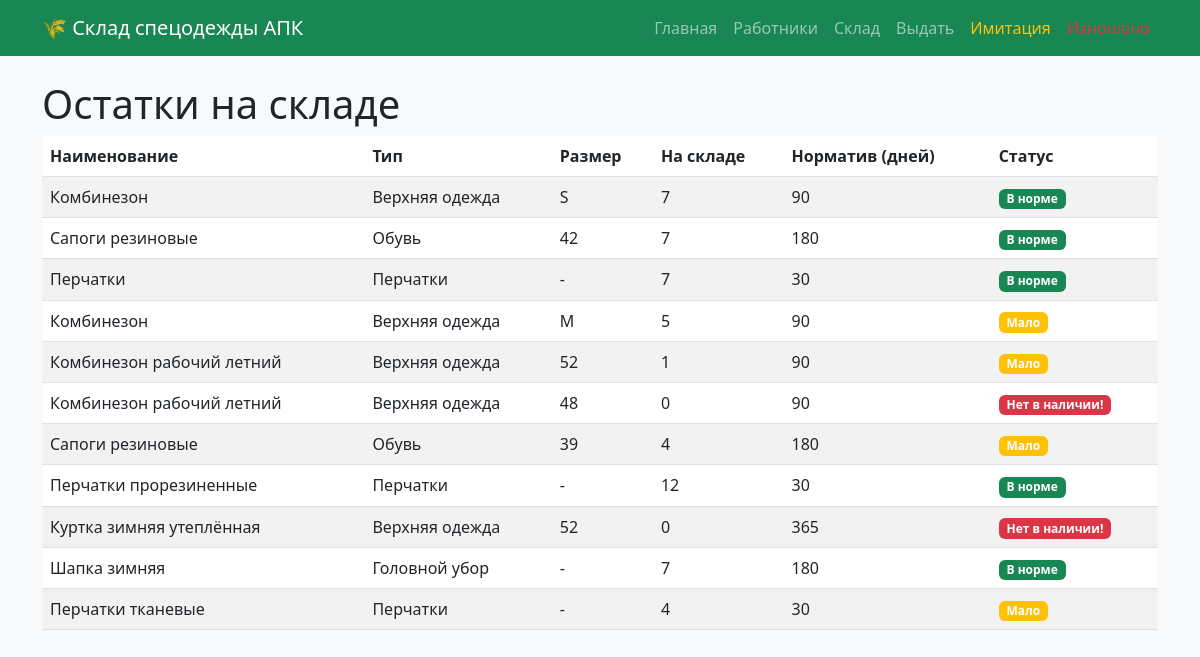
/stock/, run on the app's committed database.
### warehouse/models.py (models this page shows, shortened)
class SpecOdejda(models.Model):
    TYPES = [
        ('upper', 'Верхняя одежда'),
        ('shoes', 'Обувь'),
        ('gloves', 'Перчатки'),
        ('head', 'Головной убор'),
        ('other', 'Прочее'),
    ]
    name = models.CharField(max_length=150, verbose_name="Наименование")
    type = models.CharField(max_length=20, choices=TYPES, verbose_name="Тип")
    size = models.CharField(max_length=10, verbose_name="Размер")
    norm_days = models.IntegerField(verbose_name="Срок носки по нормативу (дней)")
    quantity_in_stock = models.IntegerField(default=0, verbose_name="Количество на складе")
    class Meta:
        verbose_name = "Единица спецодежды"
        verbose_name_plural = "Спецодежда"

### warehouse/views.py (the view)
# urls.py: path('stock/', views.stock_list, name='stock_list'),
def stock_list(request):
    stock = SpecOdejda.objects.all()
    return render(request, 'warehouse/stock_list.html', {'stock': stock})

### warehouse/templates/warehouse/stock_list.html
{% extends 'warehouse/base.html' %}
{% block content %}
<h1> Остатки на складе</h1>
<table class="table table-striped">
    <thead>
        <tr>
            <th>Наименование</th>
            <th>Тип</th>
            <th>Размер</th>
            <th>На складе</th>
            <th>Норматив (дней)</th>
            <th>Статус</th>
        </tr>
    </thead>
    <tbody>
        {% for item in stock %}
        <tr>
            <td>{{ item.name }}</td>
            <td>{{ item.get_type_display }}</td>
            <td>{{ item.size }}</td>
            <td>{{ item.quantity_in_stock }}</td>
            <td>{{ item.norm_days }}</td>
            <td>
                {% if item.quantity_in_stock > 5 %}
                    <span class="badge bg-success">В норме</span>
                {% elif item.quantity_in_stock > 0 %}
                    <span class="badge bg-warning">Мало</span>
                {% else %}
                    <span class="badge bg-danger">Нет в наличии!</span>
                {% endif %}
            </td>
        </tr>
        {% endfor %}
    </tbody>
</table>
{% endblock %}

### data on the page
SpecOdejda: name "Комбинезон", type "Верхняя одежда", size "S", quantity_in_stock "7", norm_days "90", shows "В норме"
SpecOdejda: name "Сапоги резиновые", type "Обувь", size "42", quantity_in_stock "7", norm_days "180", shows "В норме"
SpecOdejda: name "Перчатки", type "Перчатки", size "-", quantity_in_stock "7", norm_days "30", shows "В норме"
SpecOdejda: name "Комбинезон", type "Верхняя одежда", size "M", quantity_in_stock "5", norm_days "90", shows "Мало"
SpecOdejda: name "Комбинезон рабочий летний", type "Верхняя одежда", size "52", quantity_in_stock "1", norm_days "90", shows "Мало"
SpecOdejda: name "Комбинезон рабочий летний", type "Верхняя одежда", size "48", quantity_in_stock "0", norm_days "90", shows "Нет в наличии!"
SpecOdejda: name "Сапоги резиновые", type "Обувь", size "39", quantity_in_stock "4", norm_days "180", shows "Мало"
SpecOdejda: name "Перчатки прорезиненные", type "Перчатки", size "-", quantity_in_stock "12", norm_days "30", shows "В норме"
SpecOdejda: name "Куртка зимняя утеплённая", type "Верхняя одежда", size "52", quantity_in_stock "0", norm_days "365", shows "Нет в наличии!"
SpecOdejda: name "Шапка зимняя", type "Головной убор", size "-", quantity_in_stock "7", norm_days "180", shows "В норме"
SpecOdejda: name "Перчатки тканевые", type "Перчатки", size "-", quantity_in_stock "4", norm_days "30", shows "Мало"
